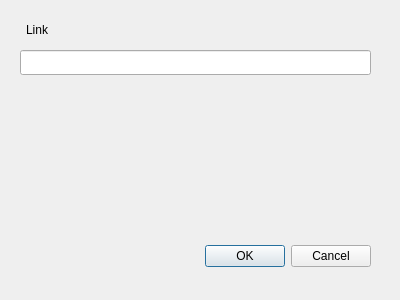
<?xml version="1.0" encoding="UTF-8"?>
<ui version="4.0">
 <class>Dialog</class>
 <widget class="QDialog" name="Dialog">
  <property name="geometry">
   <rect>
    <x>0</x>
    <y>0</y>
    <width>400</width>
    <height>300</height>
   </rect>
  </property>
  <property name="windowTitle">
   <string>Dialog</string>
  </property>
  <widget class="QDialogButtonBox" name="buttonBox">
   <property name="geometry">
    <rect>
     <x>30</x>
     <y>240</y>
     <width>341</width>
     <height>32</height>
    </rect>
   </property>
   <property name="orientation">
    <enum>Qt::Horizontal</enum>
   </property>
   <property name="standardButtons">
    <set>QDialogButtonBox::Cancel|QDialogButtonBox::Ok</set>
   </property>
  </widget>
  <widget class="QLabel" name="label">
   <property name="geometry">
    <rect>
     <x>26</x>
     <y>20</y>
     <width>41</width>
     <height>20</height>
    </rect>
   </property>
   <property name="text">
    <string>Link</string>
   </property>
  </widget>
  <widget class="QLineEdit" name="link">
   <property name="geometry">
    <rect>
     <x>20</x>
     <y>50</y>
     <width>351</width>
     <height>25</height>
    </rect>
   </property>
  </widget>
 </widget>
 <resources/>
 <connections>
  <connection>
   <sender>buttonBox</sender>
   <signal>accepted()</signal>
   <receiver>Dialog</receiver>
   <slot>accept()</slot>
   <hints>
    <hint type="sourcelabel">
     <x>248</x>
     <y>254</y>
    </hint>
    <hint type="destinationlabel">
     <x>157</x>
     <y>274</y>
    </hint>
   </hints>
  </connection>
  <connection>
   <sender>buttonBox</sender>
   <signal>rejected()</signal>
   <receiver>Dialog</receiver>
   <slot>reject()</slot>
   <hints>
    <hint type="sourcelabel">
     <x>316</x>
     <y>260</y>
    </hint>
    <hint type="destinationlabel">
     <x>286</x>
     <y>274</y>
    </hint>
   </hints>
  </connection>
 </connections>
</ui>
